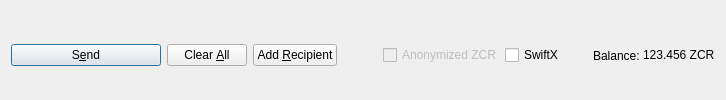
         <widget class="QFrame" name="frame_Send">
          <layout class="QHBoxLayout" name="horizontalLayout">
           <property name="bottomMargin">
            <number>0</number>
           </property>
           <item>
            <widget class="QPushButton" name="sendButton">
             <property name="minimumSize">
              <size>
               <width>150</width>
               <height>0</height>
              </size>
             </property>
             <property name="toolTip">
              <string>Confirm the send action</string>
             </property>
             <property name="text">
              <string>S&amp;end</string>
             </property>
             <property name="icon">
              <iconset resource="../zcore.qrc">
               <normaloff>:/icons/send</normaloff>:/icons/send</iconset>
             </property>
             <property name="autoDefault">
              <bool>false</bool>
             </property>
             <property name="default">
              <bool>true</bool>
             </property>
            </widget>
           </item>
           <item>
            <widget class="QPushButton" name="clearButton">
             <property name="sizePolicy">
              <sizepolicy hsizetype="Minimum" vsizetype="Fixed">
               <horstretch>0</horstretch>
               <verstretch>0</verstretch>
              </sizepolicy>
             </property>
             <property name="toolTip">
              <string>Clear all fields of the form.</string>
             </property>
             <property name="text">
              <string>Clear &amp;All</string>
             </property>
             <property name="icon">
              <iconset resource="../zcore.qrc">
               <normaloff>:/icons/remove</normaloff>:/icons/remove</iconset>
             </property>
             <property name="autoDefault">
              <bool>false</bool>
             </property>
            </widget>
           </item>
           <item>
            <widget class="QPushButton" name="addButton">
             <property name="toolTip">
              <string>Send to multiple recipients at once</string>
             </property>
             <property name="text">
              <string>Add &amp;Recipient</string>
             </property>
             <property name="icon">
              <iconset resource="../zcore.qrc">
               <normaloff>:/icons/add</normaloff>:/icons/add</iconset>
             </property>
             <property name="autoDefault">
              <bool>false</bool>
             </property>
            </widget>
           </item>
           <item>
            <spacer name="horizontalSpacer">
             <property name="orientation">
              <enum>Qt::Horizontal</enum>
             </property>
             <property name="sizeHint" stdset="0">
              <size>
               <width>40</width>
               <height>20</height>
              </size>
             </property>
            </spacer>
           </item>
           <item>
            <layout class="QHBoxLayout" name="horizontalLayout_2">
             <property name="spacing">
              <number>3</number>
             </property>
             <item>
              <widget class="QCheckBox" name="checkzZCR">
               <property name="enabled">
                <bool>false</bool>
               </property>
               <property name="text">
                <string>Anonymized ZCR</string>
               </property>
              </widget>
             </item>
             <item>
              <widget class="QCheckBox" name="checkSwiftTX">
               <property name="enabled">
                <bool>true</bool>
               </property>
               <property name="minimumSize">
                <size>
                 <width>85</width>
                 <height>0</height>
                </size>
               </property>
               <property name="text">
                <string>SwiftX</string>
               </property>
              </widget>
             </item>
             <item>
              <widget class="QLabel" name="label">
               <property name="text">
                <string>Balance:</string>
               </property>
              </widget>
             </item>
             <item>
              <widget class="QLabel" name="labelBalance">
               <property name="sizePolicy">
                <sizepolicy hsizetype="Preferred" vsizetype="Fixed">
                 <horstretch>0</horstretch>
                 <verstretch>0</verstretch>
                </sizepolicy>
               </property>
               <property name="cursor">
                <cursorShape>IBeamCursor</cursorShape>
               </property>
               <property name="text">
                <string notr="true">123.456 ZCR</string>
               </property>
               <property name="textInteractionFlags">
                <set>Qt::LinksAccessibleByMouse|Qt::TextSelectableByKeyboard|Qt::TextSelectableByMouse</set>
               </property>
              </widget>
             </item>
            </layout>
           </item>
          </layout>
         </widget>
